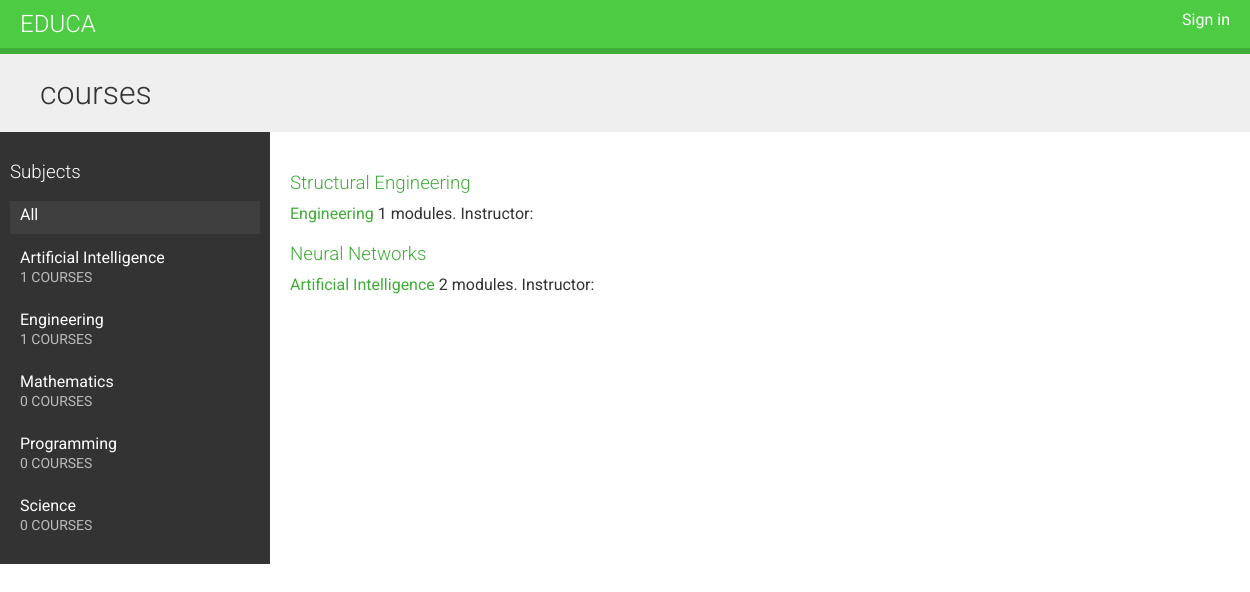
Screenshot of /course/ with the database file from the repository.
### courses/models.py (models this page shows, shortened)
class Subject(models.Model):
    title = models.CharField(max_length=250)
    slug = models.SlugField(max_length=250, unique=True)
    class Meta:
        ordering = ('title',)
    def __str__(self):
        return self.title

class Course(models.Model):
    owner = models.ForeignKey(User, related_name='courses_created', on_delete=models.CASCADE)
    subject = models.ForeignKey(Subject, related_name='courses', on_delete=models.CASCADE)
    title = models.CharField(max_length=250)
    slug = models.SlugField(max_length=250, unique=True)
    overview = models.TextField()
    created = models.DateTimeField(auto_now_add=True)
    students = models.ManyToManyField(User, related_name='courses_joined', blank=True)
    class Meta:
        ordering = ('-created',)  # recent courses at the top.

### courses/views.py (the view)
# urls.py: path('', views.CourseListView.as_view(), name='course_list'),
class CourseListView(TemplateResponseMixin, View):
    model = Course
    template_name = 'courses/course/list.html'
    def get(self, request, subject=None):
        subjects = Subject.objects.annotate(
            total_courses=Count('courses')
        )
        courses = Course.objects.annotate(
            total_modules=Count('modules')
        )
        if subject:
            subject = get_object_or_404(Subject, slug=subject)
            courses = courses.filter(subject=subject)
        return self.render_to_response({
            'subjects':subjects,
            'subject':subject,
            'courses':courses,
        })

### courses/templates/courses/course/list.html (shortened to what this page needs)
{%  extends 'base.html' %}
{% block content %}
    <h1>
        {% if subject %}
            {{ subject.title }} courses
        {% else %}
             courses
        {% endif %}
    </h1>
    <div class='contents'>
        <h3>Subjects</h3>
        <ul id='modules'>
            <li {% if not subject %}class='selected'{% endif %}>
                <a href='{% url "courses:course_list" %}'>
                    All
                </a>
            </li>
            {% for s in subjects %}
                <li {% if s == subject %}class='selected'{% endif %}>
                    <a href='{% url "courses:course_list_subject" s.slug %}'>
                        {{ s.title }}
                    <br><span>{{ s.total_courses }} courses</span>
                    </a>
                </li>
            {% endfor %}
        </ul>
    </div>
    <div class='module'>
        {% for course in courses %}
            {% with subject=course.subject %}
                <h3><a href='{% url "courses:course_detail" course.slug %}'>
                    {{ course.title }}
                </a></h3>
                <p>
                    <a href='{% url "courses:course_list_subject" subject.slug %}'>
                        {{ subject }}
                    </a>
                    {{ course.total_modules }} modules.
                    Instructor: {{ course.owner.get_full_name }}
                </p>
            {% endwith %}
        {% endfor %}
    </div>
{% endblock %}

### courses/templates/base.html (shortened to what this page needs)
{% load staticfiles %}
<!DOCTYPE html>
<html>
    <head>
        <link rel='stylesheet' href='{% static "css/base.css" %}'>
    </head>
    <body>
        <div id='header'>
            <a href='{% url "courses:course_list" %}' class='logo'>Educa</a>
            <ul class='menu'>
                {% if request.user.is_authenticated %}
                    <li><a href='{% url "logout" %}'>Sign out</a></li>
                {% else %}
                <li><a href='{% url "login" %}'>Sign in</a></li>
                {% endif %}
            </ul>
        </div>
        <div id='content'>
            {% block content %}
            {% endblock %}
        </div>
    </body>
</html>

### courses/static/css/base.css (style rules this page uses)
body { margin:0; font-family:'Roboto', sans-serif; font-weight:400; color:#333; }
a { color:#3fad37; text-decoration:none; }
h1, h2, h3, h4, h5, h6 { font-family:'Roboto', sans-serif; font-weight:300; }
h1 { background:#efefef; width:100%; overflow:auto; padding:20px 0 20px 40px; margin:0; }
.module { overflow:auto; }
.module h3 { margin:30px 0 0; padding:0; width:100%; }
.module p { margin:10px 0 20px; width:100%; float:left; }
#header { background:#4dcc43; overflow:auto; padding:10px 20px; border-bottom:6px solid #3fad37; }
#header .logo { text-decoration:none; font-family:'Roboto', sans-serif; font-weight:300; text-transform:uppercase; font-size:24px; color:#fff; float:left; }
#header a { color:#fff; }
#header .menu { list-style:none; float:right; margin:0; padding:0; }
.contents { width:20%; padding:10px; float:left; background:#333; color: #fff; font-family:'Roboto', sans-serif; }
.contents ul { list-style:none; margin:0; padding:0; }
.contents ul li { margin:0 0 10px 0; padding:4px 10px 10px; overflow:auto; }
.contents ul li.selected { background:#3f3f3f; }
.contents ul span { text-transform:uppercase; color:#bbb; font-size:14px; }
.contents ul a { display:block; color:#fff; text-decoration:none; }
.module { padding:10px 20px; float:left; }

### rows the page displays
Subject: title "Artificial Intelligence", total_courses "1"
Subject: title "Engineering", total_courses "1"
Subject: title "Mathematics", total_courses "0"
Subject: title "Programming", total_courses "0"
Subject: title "Science", total_courses "0"
Course: title "Structural Engineering", subject "Engineering", total_modules "1"
Course: title "Neural Networks", subject "Artificial Intelligence", total_modules "2"
